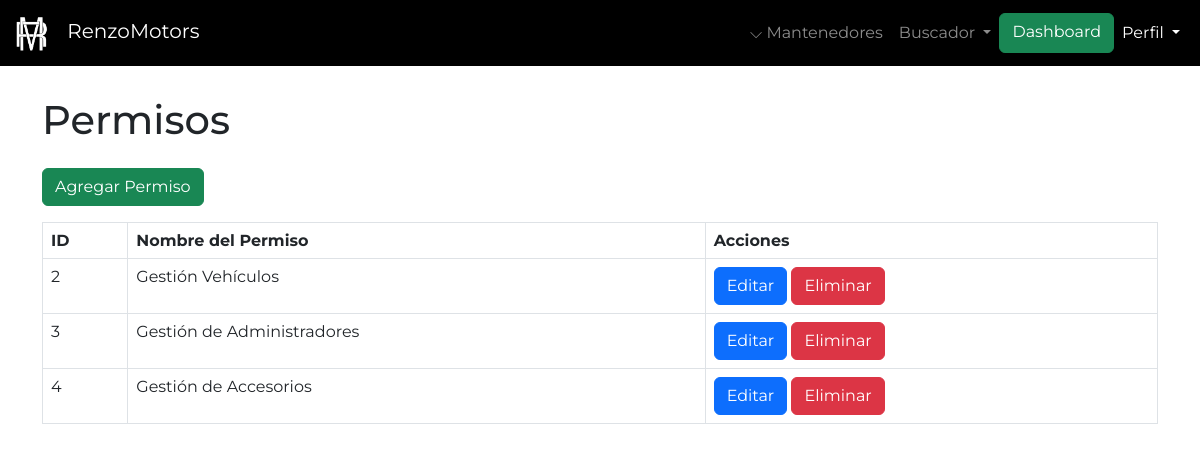
Page /admin/mantenedores/permisos/mantenedor_permisos.php (signed in) on the earlier database version.
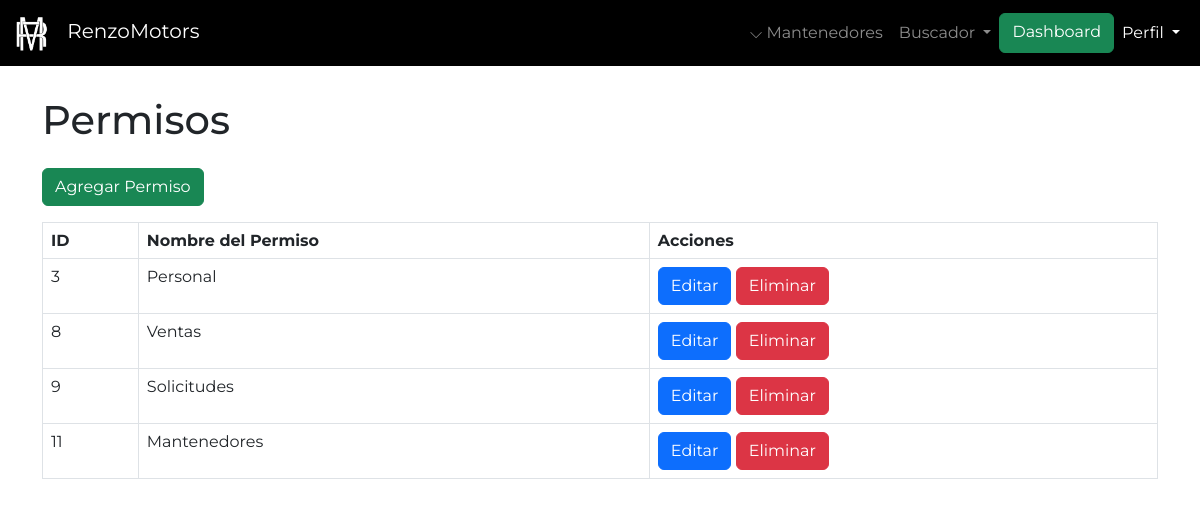
Same page on the later database version.
### tables this page shows
CREATE TABLE `permiso` (
  `id_permiso` int(11) NOT NULL,
  `nombre_permiso` varchar(100) NOT NULL
);

### admin/mantenedores/permisos/mantenedor_permisos.php (the view, shortened to what this page needs)
<?php
include '../../../config/conexion.php';
include '../../navbaradmin.php';
?>
<!DOCTYPE html>
<html lang="es">
<head>
    <link href="https://cdn.jsdelivr.net/npm/bootstrap@5.3.0/dist/css/bootstrap.min.css" rel="stylesheet">
</head>
<body class="pt-5">
    <div class="container mt-5">
        <h1 class="mb-4">Permisos</h1>
        <a href="crear_permiso.php" class="btn btn-success mb-3">Agregar Permiso</a>
        <table class="table table-bordered">
            <thead>
                <tr>
                    <th>ID</th>
                    <th>Nombre del Permiso</th>
                    <th>Acciones</th>
                </tr>
            </thead>
            <tbody>
                <?php
                $query = "SELECT * FROM permiso";
                $resultado = mysqli_query($conexion, $query);
                while ($fila = mysqli_fetch_assoc($resultado)) {
                    echo "<tr>
                            <td>{$fila['id_permiso']}</td>
                            <td>{$fila['nombre_permiso']}</td>
                            <td>
                                <a href='editar_permiso.php?id_permiso={$fila['id_permiso']}' class='btn btn-primary'>Editar</a>
                                <a href='eliminar_permiso.php?id_permiso={$fila['id_permiso']}' class='btn btn-danger' onclick='return confirm(\"¿Estás seguro de eliminar este permiso?\");'>Eliminar</a>
                            </td>
                          </tr>";
                }
                ?>
            </tbody>
        </table>
    </div>
</body>
</html>

Differences in the rows shown:
removed permiso: id_permiso "2", nombre_permiso "Gestión Vehículos"
removed permiso: id_permiso "4", nombre_permiso "Gestión de Accesorios"
changed permiso id 3: nombre_permiso "Gestión de Administradores" → "Personal"
added permiso: id_permiso "8", nombre_permiso "Ventas"
added permiso: id_permiso "9", nombre_permiso "Solicitudes"
added permiso: id_permiso "11", nombre_permiso "Mantenedores"
